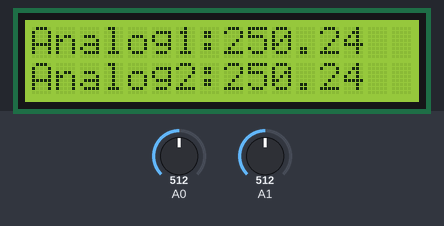
A sketch run on a simulated Arduino Uno, built with avr-gcc and run on an emulated ATmega328P. Shown: 16×2 character LCD. The test bench sets the inputs (shaded band); at power-on: A0 = 512, A1 = 512.

Above: at 2.2 s.
2.3 s: A0 set to 716
At 3.9 s:
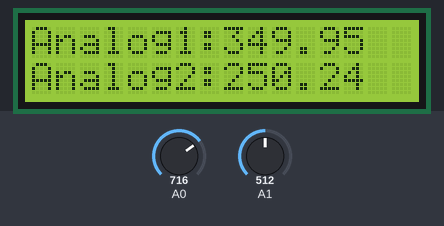
4.5 s: A1 set to 716
At 6.0 s:
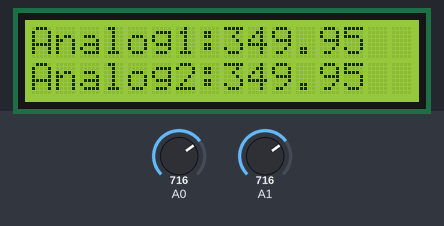
6.6 s: A0 set to 900
At 8.0 s:
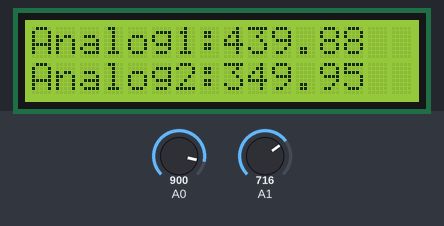
8.6 s: A1 set to 900
At 10.1 s:
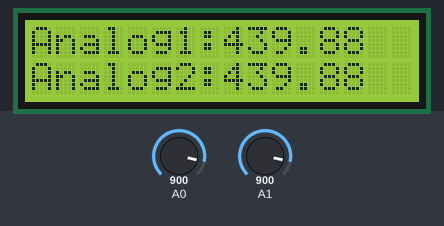
10.6 s: A0 set to 1023
At 12.1 s:
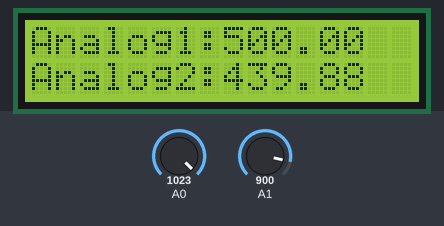
12.6 s: A1 set to 1023
At 14.2 s:
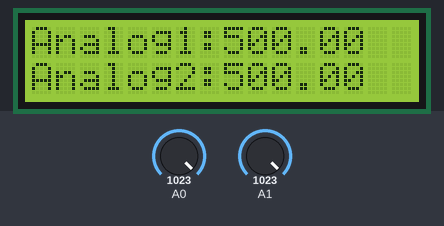
Timing chart, 0 to 15.6 s (numbered marks = the images above; inputs shaded):
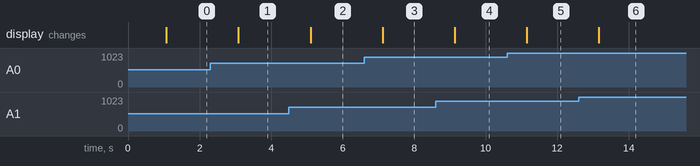

Measured:
- after the input at 2.3 s, the display: changes after 0.79 s (image 1)
- after the input at 4.5 s, the display: changes after 0.60 s (image 2)
- after the input at 6.6 s, the display: changes after 0.52 s (image 3)
- after the input at 8.6 s, the display: changes after 0.53 s (image 4)
- after the input at 10.6 s, the display: changes after 0.55 s (image 5)
- after the input at 12.6 s, the display: changes after 0.56 s (image 6)

The sketch:

2templed.on.ino
```cpp
#include <LiquidCrystal.h>
const int rs = 8, en = 9, d4 = 10, d5 = 11, d6 = 12, d7 = 13;
LiquidCrystal lcd(rs, en, d4, d5, d6, d7);

void setup()
{

lcd.begin(16, 2);
lcd.clear();
lcd.setCursor(0, 0);
lcd.print("analog Read");
delay(1000);

}

void loop()
{

float a = analogRead(A0);
a=(a/1023)*5;
a=a*100;

float b = analogRead(A1);
b=(b/1023)*5;
b=b*100;
lcd.clear();
lcd.setCursor(0, 0);
lcd.print("Analog1:");
lcd.print(a);
lcd.setCursor(0, 1);
lcd.print("Analog2:");
lcd.print(b);
delay(1000);
if(a>b)
{
  digitalWrite(3,HIGH);

}
else
{
  digitalWrite(3,LOW);

}


}
```
